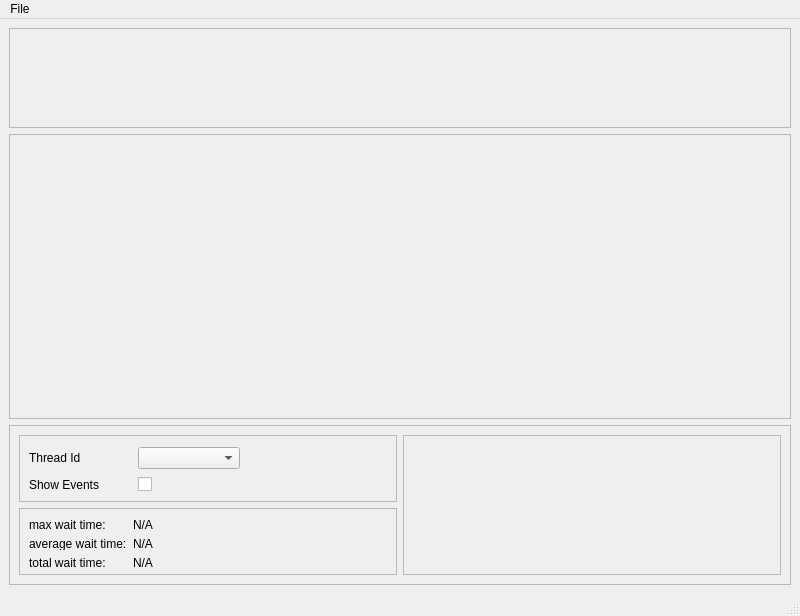
<?xml version="1.0" encoding="UTF-8"?>
<ui version="4.0">
 <class>MainWindow</class>
 <widget class="QMainWindow" name="MainWindow">
  <property name="geometry">
   <rect>
    <x>0</x>
    <y>0</y>
    <width>800</width>
    <height>616</height>
   </rect>
  </property>
  <property name="windowTitle">
   <string>ptrace-gui</string>
  </property>
  <widget class="QWidget" name="centralwidget">
   <property name="enabled">
    <bool>true</bool>
   </property>
   <property name="autoFillBackground">
    <bool>false</bool>
   </property>
   <layout class="QVBoxLayout" name="verticalLayout_4">
    <item>
     <layout class="QVBoxLayout" name="verticalLayout">
      <property name="sizeConstraint">
       <enum>QLayout::SetDefaultConstraint</enum>
      </property>
      <item>
       <widget class="QFrame" name="timelineSliderFrame">
        <property name="maximumSize">
         <size>
          <width>16777215</width>
          <height>100</height>
         </size>
        </property>
        <property name="frameShape">
         <enum>QFrame::StyledPanel</enum>
        </property>
        <property name="frameShadow">
         <enum>QFrame::Raised</enum>
        </property>
        <layout class="QVBoxLayout" name="verticalLayout_5">
         <item>
          <layout class="QVBoxLayout" name="timelineSliderLayout"/>
         </item>
        </layout>
       </widget>
      </item>
      <item>
       <widget class="QFrame" name="timelineViewFrame">
        <property name="frameShape">
         <enum>QFrame::StyledPanel</enum>
        </property>
        <property name="frameShadow">
         <enum>QFrame::Raised</enum>
        </property>
        <layout class="QVBoxLayout" name="verticalLayout_6">
         <item>
          <layout class="QVBoxLayout" name="timelineViewLayout"/>
         </item>
        </layout>
       </widget>
      </item>
      <item>
       <widget class="QFrame" name="frame_3">
        <property name="minimumSize">
         <size>
          <width>0</width>
          <height>160</height>
         </size>
        </property>
        <property name="maximumSize">
         <size>
          <width>16777215</width>
          <height>160</height>
         </size>
        </property>
        <property name="autoFillBackground">
         <bool>true</bool>
        </property>
        <property name="frameShape">
         <enum>QFrame::StyledPanel</enum>
        </property>
        <property name="frameShadow">
         <enum>QFrame::Raised</enum>
        </property>
        <layout class="QHBoxLayout" name="horizontalLayout_2">
         <item>
          <layout class="QHBoxLayout" name="horizontalLayout">
           <item>
            <layout class="QVBoxLayout" name="verticalLayout_2">
             <item>
              <widget class="QFrame" name="frame_4">
               <property name="maximumSize">
                <size>
                 <width>16777215</width>
                 <height>75</height>
                </size>
               </property>
               <property name="frameShape">
                <enum>QFrame::StyledPanel</enum>
               </property>
               <property name="frameShadow">
                <enum>QFrame::Raised</enum>
               </property>
               <widget class="QWidget" name="layoutWidget">
                <property name="geometry">
                 <rect>
                  <x>10</x>
                  <y>10</y>
                  <width>211</width>
                  <height>51</height>
                 </rect>
                </property>
                <layout class="QGridLayout" name="gridLayout">
                 <item row="0" column="0">
                  <widget class="QLabel" name="threadIdLabel">
                   <property name="text">
                    <string>Thread Id</string>
                   </property>
                  </widget>
                 </item>
                 <item row="1" column="1">
                  <widget class="QCheckBox" name="showEventsCheckBox"/>
                 </item>
                 <item row="1" column="0">
                  <widget class="QLabel" name="showEventsLabel">
                   <property name="text">
                    <string>Show Events</string>
                   </property>
                  </widget>
                 </item>
                 <item row="0" column="1">
                  <widget class="QComboBox" name="tIDComboBox"/>
                 </item>
                </layout>
               </widget>
              </widget>
             </item>
             <item>
              <widget class="QFrame" name="frame_5">
               <property name="frameShape">
                <enum>QFrame::StyledPanel</enum>
               </property>
               <property name="frameShadow">
                <enum>QFrame::Raised</enum>
               </property>
               <widget class="QWidget" name="formLayoutWidget">
                <property name="geometry">
                 <rect>
                  <x>10</x>
                  <y>10</y>
                  <width>361</width>
                  <height>51</height>
                 </rect>
                </property>
                <layout class="QFormLayout" name="formLayout">
                 <item row="0" column="0">
                  <widget class="QLabel" name="MaxWaitDesc">
                   <property name="text">
                    <string>max wait time:</string>
                   </property>
                  </widget>
                 </item>
                 <item row="1" column="0">
                  <widget class="QLabel" name="label">
                   <property name="text">
                    <string>average wait time:</string>
                   </property>
                  </widget>
                 </item>
                 <item row="2" column="0">
                  <widget class="QLabel" name="label_2">
                   <property name="text">
                    <string>total wait time:</string>
                   </property>
                  </widget>
                 </item>
                 <item row="0" column="1">
                  <widget class="QLabel" name="maxWaitTimeLabel">
                   <property name="text">
                    <string>N/A</string>
                   </property>
                  </widget>
                 </item>
                 <item row="1" column="1">
                  <widget class="QLabel" name="avgWaitTimeLabel">
                   <property name="text">
                    <string>N/A</string>
                   </property>
                  </widget>
                 </item>
                 <item row="2" column="1">
                  <widget class="QLabel" name="totalWaitTimeLabel">
                   <property name="text">
                    <string>N/A</string>
                   </property>
                  </widget>
                 </item>
                </layout>
               </widget>
              </widget>
             </item>
            </layout>
           </item>
           <item>
            <widget class="QFrame" name="pieChartFrame">
             <property name="frameShape">
              <enum>QFrame::StyledPanel</enum>
             </property>
             <property name="frameShadow">
              <enum>QFrame::Raised</enum>
             </property>
             <layout class="QVBoxLayout" name="verticalLayout_8">
              <item>
               <layout class="QVBoxLayout" name="piechartLayout"/>
              </item>
             </layout>
            </widget>
           </item>
          </layout>
         </item>
        </layout>
       </widget>
      </item>
     </layout>
    </item>
   </layout>
  </widget>
  <widget class="QMenuBar" name="menubar">
   <property name="geometry">
    <rect>
     <x>0</x>
     <y>0</y>
     <width>800</width>
     <height>21</height>
    </rect>
   </property>
   <widget class="QMenu" name="menuFile">
    <property name="title">
     <string>File</string>
    </property>
    <addaction name="actionOpen"/>
    <addaction name="actionExit"/>
   </widget>
   <addaction name="menuFile"/>
  </widget>
  <widget class="QStatusBar" name="statusbar"/>
  <action name="actionOpen">
   <property name="text">
    <string>Open</string>
   </property>
  </action>
  <action name="actionExit">
   <property name="text">
    <string>Exit</string>
   </property>
  </action>
 </widget>
 <resources/>
 <connections/>
</ui>
